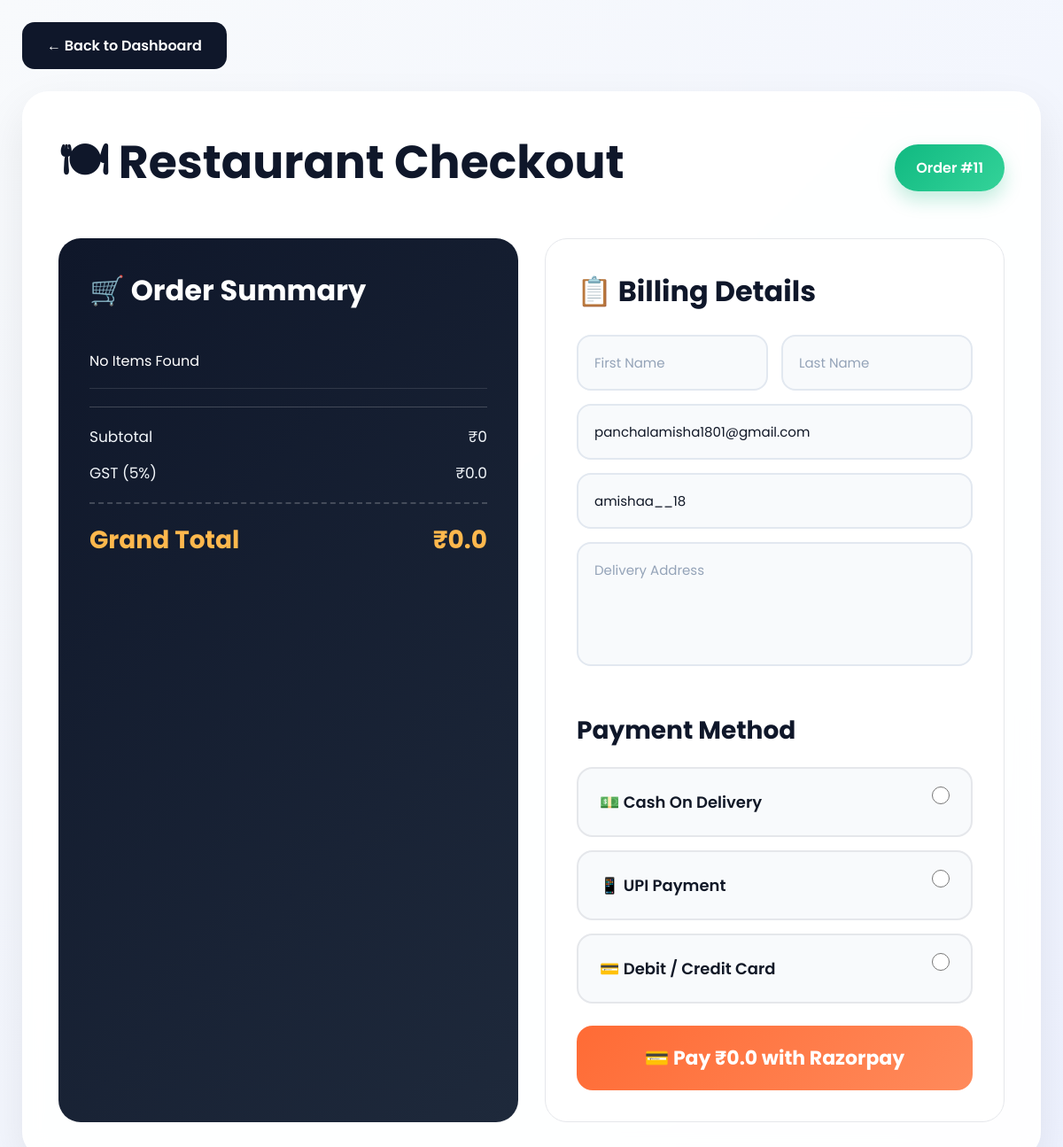
The page /payments/checkout/11/ (signed in) on the database its author committed.
### orders/models.py (models this page shows, shortened)
class Order(models.Model):
    user = models.ForeignKey(
        settings.AUTH_USER_MODEL,
        on_delete=models.CASCADE,
        related_name='orders'
    )
    STATUS_CHOICES = [
        ('Pending', 'Pending'),
        ('Preparing', 'Preparing'),
        ('Served', 'Served'),
    ]
    status = models.CharField(
        max_length=20,
        choices=STATUS_CHOICES,
        default='Pending'
    )
    created_at = models.DateTimeField(
        auto_now_add=True
    )
    @property
    def total_amount(self):
        return sum(
            item.subtotal
            for item in self.items.all()
        )

### accounts/models.py (models this page shows, shortened)
class CustomUser(AbstractUser):
    ROLE_CHOICES = (
        ('admin', 'Admin'),
        ('manager', 'Manager'),
        ('cashier', 'Cashier'),
        ('chef', 'Chef'),
        ('waiter', 'Waiter'),
        ('customer', 'Customer'),
    )
    role = models.CharField(
        max_length=20,
        choices=ROLE_CHOICES,
        default='customer'
    )

### payments/views.py (the view, shortened to what this page needs)
def checkout(request, order_id):
    if request.user.role != "customer":
        return redirect("home")
    order = get_object_or_404(
        Order.objects.prefetch_related(
            "items",
            "items__menu_item"
        ),
        id=order_id
    )
    gst = round(
        float(order.total_amount) * 0.05,
        2
    )
    grand_total = round(
        float(order.total_amount) + gst,
        2
    )
    client = razorpay.Client(
        auth=(
            settings.RAZORPAY_KEY_ID,
            settings.RAZORPAY_KEY_SECRET
        )
    )
    razorpay_order = client.order.create({
        "amount": int(grand_total * 100),
        "currency": "INR",
        "payment_capture": 1
    })
    return render(
        request,
        "payments/checkout.html",
        {
            "order": order,
            "gst": gst,
            "grand_total": grand_total,
            "razorpay_key": settings.RAZORPAY_KEY_ID,
            "razorpay_order_id": razorpay_order["id"]
        }
    )

### templates/payments/checkout.html (shortened to what this page needs)
<!doctype html>
<html>
  <head>
  </head>
  <body>
    <div class="container">
      <a href="/dashboard/" class="back-btn"> ← Back to Dashboard </a>
      <div class="card">
        <div class="checkout-header">
          <h1>🍽 Restaurant Checkout</h1>
          <div class="order-badge">Order #{{ order.id }}</div>
        </div>
        <form method="POST">
          <div class="checkout-wrapper">
            <div class="order-summary">
              <h2>🛒 Order Summary</h2>
              {% for item in order.items.all %}
              <div class="item-row">
                <div>
                  <h4>{{ item.menu_item.name }}</h4>
                  <small> Quantity : {{ item.quantity }} </small>
                </div>
                <strong> ₹{{ item.subtotal }} </strong>
              </div>
              {% empty %}
              <div class="item-row">No Items Found</div>
              {% endfor %}
              <hr
                style="
                  margin: 20px 0;
                  border: none;
                  border-top: 1px solid rgba(255, 255, 255, 0.2);
                "
              />
              <div class="bill-row">
                <span>Subtotal</span>
                <span>₹{{ order.total_amount }}</span>
              </div>
              <div class="bill-row">
                <span>GST (5%)</span>
                <span>₹{{ gst }}</span>
              </div>
              <div class="bill-row total">
                <span>Grand Total</span>
                <span>₹{{ grand_total }}</span>
              </div>
            </div>
            <div class="billing-form">
              <h2>📋 Billing Details</h2>
              <div class="form-grid">
                <input
                  type="text"
                  value="{{ request.user.first_name }}"
                  placeholder="First Name"
                />
                <input
                  type="text"
                  value="{{ request.user.last_name }}"
                  placeholder="Last Name"
                />
              </div>
              <input
                type="email"
                value="{{ request.user.email }}"
                placeholder="Email Address"
              />
              <input
                type="text"
                value="{{ request.user.username }}"
                placeholder="Username"
              />
              <textarea rows="4" placeholder="Delivery Address"></textarea>
              <h3 class="payment-heading">Payment Method</h3>
              <div class="payment-methods">
                <label class="payment-option">
                  <span> 💵 Cash On Delivery </span>
                  <input
                    type="radio"
                    name="payment_method"
                    value="COD"
                    required
                  />
                </label>
                <label class="payment-option">
                  <span> 📱 UPI Payment </span>
                  <input type="radio" name="payment_method" value="UPI" />
                </label>
                <label class="payment-option">
                  <span> 💳 Debit / Credit Card </span>
                  <input type="radio" name="payment_method" value="CARD" />
                </label>
              </div>
              <button type="button" id="rzp-button" class="place-order-btn">
                💳 Pay ₹{{ grand_total }} with Razorpay
              </button>
            </div>
          </div>
        </form>
      </div>
    </div>
  </body>
</html>

### templates/payments/checkout.html (style rules this page uses)
* { margin: 0; padding: 0; box-sizing: border-box; font-family: "Poppins", sans-serif; }
body { background: linear-gradient(135deg, #f8fafc, #eef2ff); min-height: 100vh; padding: 25px; }
.container { max-width: 1500px; margin: auto; }
.back-btn { display: inline-block; text-decoration: none; color: #fff; background: #0f172a; padding: 14px 28px; border-radius: 14px; font-weight: 600; margin-bottom: 25px; transition: 0.3s; }
.card { background: rgba(255, 255, 255, 0.92); backdrop-filter: blur(12px); border-radius: 30px; padding: 40px; box-shadow: 0 20px 50px rgba(0, 0, 0, 0.08); border: 1px solid rgba(255, 255, 255, 0.4); }
.checkout-header { display: flex; justify-content: space-between; align-items: center; margin-bottom: 35px; }
.checkout-header h1 { font-size: 52px; color: #0f172a; font-weight: 700; }
.order-badge { background: linear-gradient(135deg, #10b981, #34d399); color: white; padding: 14px 24px; border-radius: 50px; font-weight: 600; box-shadow: 0 10px 20px rgba(16, 185, 129, 0.25); }
.checkout-wrapper { display: grid; grid-template-columns: 1fr 1fr; gap: 30px; }
.order-summary { background: linear-gradient(135deg, #0f172a, #1e293b); color: white; padding: 35px; border-radius: 25px; transition: 0.3s; }
.order-summary h2 { font-size: 32px; margin-bottom: 25px; }
.item-row { display: flex; justify-content: space-between; align-items: center; padding: 18px 0; border-bottom: 1px solid rgba(255, 255, 255, 0.12); }
.bill-row { display: flex; justify-content: space-between; margin-bottom: 15px; color: #f1f5f9; font-size: 17px; }
.bill-row.total { margin-top: 20px; padding-top: 20px; border-top: 2px dashed rgba(255, 255, 255, 0.2); font-size: 28px; font-weight: 700; color: #ffb84d; }
.billing-form { background: #ffffff; border-radius: 25px; padding: 35px; border: 1px solid #e5e7eb; transition: 0.3s; }
.billing-form h2 { color: #0f172a; font-size: 32px; margin-bottom: 25px; }
.form-grid { display: grid; grid-template-columns: 1fr 1fr; gap: 15px; }
.billing-form input, .billing-form textarea { width: 100%; padding: 18px; border: 2px solid #e2e8f0; border-radius: 16px; background: #f8fafc; color: #111827; font-size: 15px; margin-bottom: 15px; outline: none; transition: 0.3s; }
.billing-form textarea { resize: none; min-height: 140px; }
.billing-form input::placeholder, .billing-form textarea::placeholder { color: #94a3b8; }
.payment-heading { color: #0f172a; font-size: 28px; font-weight: 700; margin: 30px 0 20px; }
.payment-methods { display: flex; flex-direction: column; gap: 15px; }
.payment-option { display: flex; justify-content: space-between; align-items: center; padding: 20px 24px; background: #f8fafc; border: 2px solid #e5e7eb; border-radius: 18px; cursor: pointer; transition: 0.3s; font-size: 18px; font-weight: 600; color: #111827; }
.payment-option input[type="radio"] { width: 20px; height: 20px; accent-color: #ff6b35; cursor: pointer; }
.place-order-btn { width: 100%; margin-top: 25px; border: none; border-radius: 18px; padding: 20px; background: linear-gradient(135deg, #ff6b35, #ff8a5b); color: white; font-size: 22px; font-weight: 700; cursor: pointer; transition: 0.3s; }
.place-order-btn { width: 100%; margin-top: 25px; border: none; padding: 20px; border-radius: 18px; background: linear-gradient(135deg, #ff6b35, #ff8a5b); color: white; font-size: 22px; font-weight: 700; cursor: pointer; transition: 0.3s; }

### rows shown on the page
Order: id "11", total_amount "0"
CustomUser: user.email "panchalamisha1801@gmail.com", user.username "amishaa__18"

### other values the page prints
{{ gst }} "0.0"
{{ grand_total }} "0.0"
